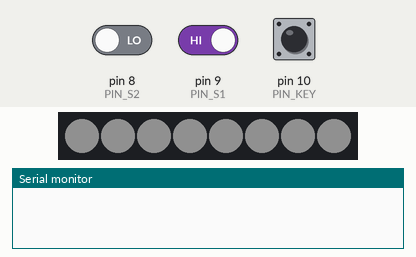
The sketch below on a simulated Arduino Uno, built with avr-gcc and run on an emulated ATmega328P. Parts: 8 RGB LEDs in strip order, left to right, the last lines printed to the serial monitor. Inputs (shaded band) come from the test bench; at power-on: pin 9 (PIN_S1) HIGH, pin 8 (PIN_S2) LOW, pin 10 (PIN_KEY) HIGH. Dim RGB values are drawn brighter than linear; random numbers use the default seed unless the sketch sets one.

Above: at 3.1 s.
At 4.7 s:
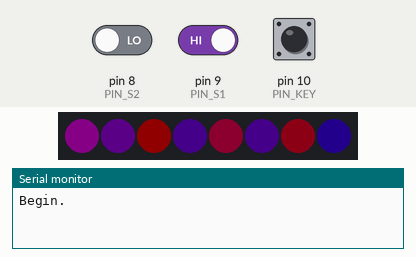
4.8 s: pin 9 (PIN_S1) driven LOW
6.3 s: pin 8 (PIN_S2) driven HIGH and pin 9 (PIN_S1) driven HIGH
At 7.7 s:
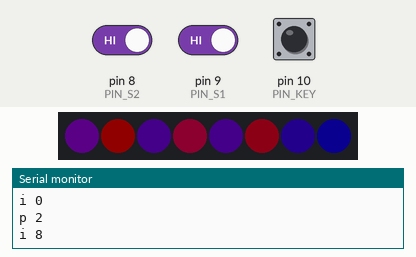
Timing chart, 0 to 9.3 s (numbered marks = the images above; inputs shaded):
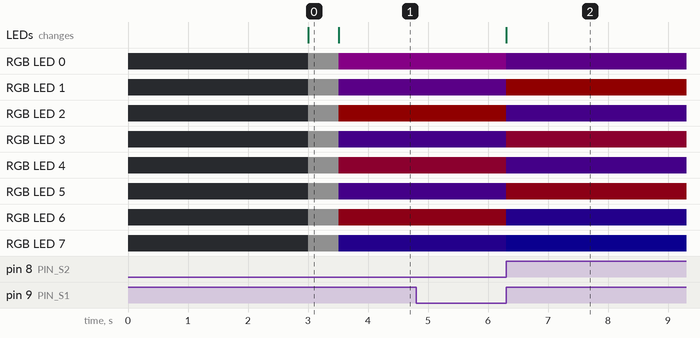

The sketch:

ledencoder.ino
```cpp
#include <FastLED.h>

//led constants
#define LED_PIN     7
#define NUM_LEDS    8
#define BRIGHTNESS  64
#define LED_TYPE    WS2811
#define COLOR_ORDER GRB
#define UPDATES_PER_SECOND 100

//encoder constants
#define PIN_S1 9
#define PIN_S2 8
#define PIN_KEY 10

//values for encoder
int totalPos;           //relative position of the encoder dial
bool s1Last;
bool s1Val;
bool keyDown;           //encoder button
int keyTime;            //time the button is held
int keyTop;             //total time held when button is released
int startIndex;

//LED/palette objects
CRGB leds[NUM_LEDS];
CRGBPalette16 currentPalette;
TBlendType currentBlending;
int frozenLED;

void setup()
{
    //power-up delay to avoid possibility of surging the LED array
    delay(3000);

    FastLED.addLeds<LED_TYPE, LED_PIN, COLOR_ORDER>(leds, NUM_LEDS).setCorrection(TypicalLEDStrip);
    FastLED.setBrightness(BRIGHTNESS);

    currentBlending = NOBLEND;
    pinMode(PIN_S1, INPUT);
    pinMode(PIN_S2, INPUT);
    s1Last = digitalRead(PIN_S1);
    totalPos = 0;
    startIndex = 0;
    keyTime = 0;
    frozenLED = 0;

    //startup sequence
    whitePalette();
    FillLEDsFromPaletteColors(startIndex);
    FastLED.show();
    delay(500);
    randomizePalette();
    FillLEDsFromPaletteColors(startIndex);
    FastLED.show();

    //*********************************DEBUG
    Serial.begin(9600);
    Serial.println("Begin.");
}

void loop()
{
    s1Val = digitalRead(PIN_S1);

    //dial is rotating
    if (s1Val != s1Last)
    {
        // rotating clockwise if S1 = S2
        if (digitalRead(PIN_S2) == s1Val)
        {
            totalPos++;
        }

        //otherwise rotating counterclockwise
        else
        {
            totalPos--;
        }

        //*********************************DEBUG
        Serial.print("p ");Serial.println(totalPos);
        Serial.print("i ");Serial.println(startIndex);
    }

    s1Last = s1Val;

    //move array with encoder position
    startIndex = totalPos*8;
    FillLEDsFromPaletteColors(startIndex);

    //take the inverse of the digital value to see if it's pressed
    // - that is, check whether the pin is grounded
    keyDown = !digitalRead(PIN_KEY);

    //button is pressed
    if (keyDown)
    {
        keyTime += 1;
    }
    else
    {
        keyTop = keyTime;
        keyTime = 0;
    }

    //on long press, reset
    if (keyTop > 200)
    {
        software_Reset();
    }
    //on short press, freeze an LED at the end of the row
    else if (keyTop > 5)
    {
        frozenLED++;
    }

    //if all LEDs are frozen, "win"
    if (frozenLED >=8)
    {
        CRGB black = CRGB::Black;
        CRGB white = CRGB::White;

        currentPalette = CRGBPalette16( white, black, white, black,
                                        white, black, white, black,
                                        white, black, white, black,
                                        white, black, white, black);
        FillLEDsFromPaletteColors(0);
        FastLED.show();
        delay(1000);
        software_Reset();
    }

    //ensure that no leds are hidden, delay to reduce jitter
    FastLED.show();
    FastLED.delay(1000 / UPDATES_PER_SECOND);
}

void FillLEDsFromPaletteColors(uint8_t colorIndex)
{
    //redraw LEDs, ignoring the frozen ones
    for(int i = 0; i < NUM_LEDS - frozenLED; i++)
    {
        leds[i] = ColorFromPalette(currentPalette, colorIndex, BRIGHTNESS, currentBlending);
        colorIndex += 16;
    }
}

void whitePalette()
{
    for( int i = 0; i < 16; i++)
    {
        currentPalette[i] = CHSV(0, 0, 255);
    }
}

void randomizePalette()
{
    randomSeed(analogRead(11));
    for( int i = 0; i < 16; i++)
    {
        currentPalette[i] = CHSV(random(255), 255, 255);
    }
}

void software_Reset()
{
    asm volatile ("  jmp 0");
}
```

Measured:
- after the input at 6.3 s, RGB LED 0: RGB(8, 0, 8) → RGB(6, 0, 9) at once; RGB LED 1: RGB(6, 0, 9) → RGB(16, 0, 0) at once; RGB LED 2: RGB(16, 0, 0) → RGB(5, 0, 10) at once; RGB LED 3: RGB(5, 0, 10) → RGB(12, 0, 4) at once; RGB LED 4: RGB(12, 0, 4) → RGB(5, 0, 10) at once; the LEDs: change at once (image 2)
- what the display in image 0 shows lasts 0.5 s, from 3.0 s to 3.5 s
